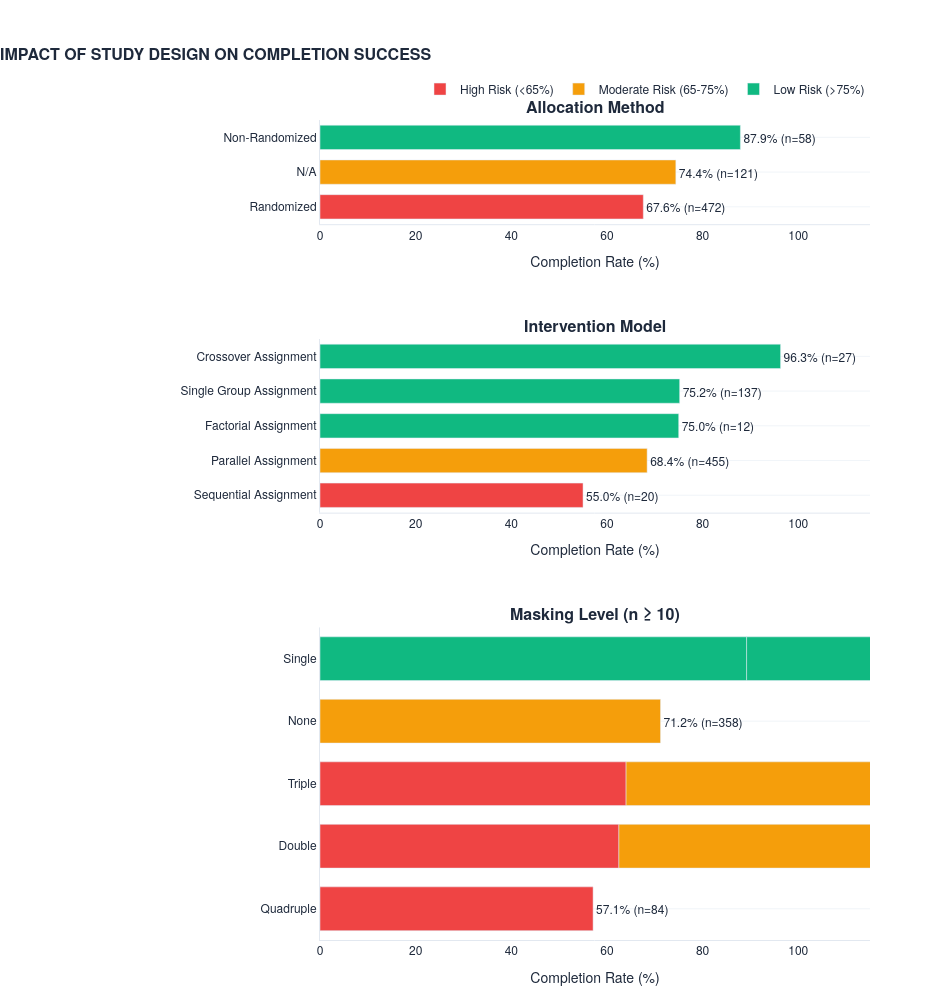

Write notebook code for a chart like this one.
### Code cell
from plotly.subplots import make_subplots
import plotly.graph_objects as go

# 1. Prepare Data
df_alloc = df_2c[df_2c['design_feature'] == 'Allocation'].sort_values('completion_rate_pct', ascending=True)
df_model = df_2c[df_2c['design_feature'] == 'Intervention Model'].sort_values('completion_rate_pct', ascending=True)

# Masking logic: Include all categories with n >= 10 and clean the labels
df_mask = df_2c[(df_2c['design_feature'] == 'Masking') & (df_2c['total_resolved'] >= 10)].copy()
df_mask = df_mask.sort_values('completion_rate_pct', ascending=True)
df_mask['display_label'] = df_mask['feature_value'].str.replace(r'\(.*?\)', '', regex=True).str.strip()

# Calculate proportions for uniform bar thickness
counts = [len(df_alloc), len(df_model), len(df_mask)]
total_rows = sum(counts)
row_proportions = [c / total_rows for c in counts]

# 2. Initialize Subplots
fig = make_subplots(
    rows=3, cols=1,
    subplot_titles=(
        '<b>Allocation Method</b>', 
        '<b>Intervention Model</b>', 
        '<b>Masking Level (n ≥ 10)</b>'
    ),
    vertical_spacing=0.14, 
    row_heights=row_proportions
)

# ── Subplot 1: Allocation ──
fig.add_trace(go.Bar(
    x=df_alloc['completion_rate_pct'],
    y=df_alloc['feature_value'],
    orientation='h',
    marker_color=[COLORS['success'] if r >= 80 else COLORS['accent'] if r >= 70 else COLORS['danger'] for r in df_alloc['completion_rate_pct']],
    text=[f"{r}% (n={n})" for r, n in zip(df_alloc['completion_rate_pct'], df_alloc['total_resolved'])],
    textposition='outside',
    showlegend=False,
    width=0.7 # Standardized width
), row=1, col=1)

# ── Subplot 2: Intervention Model ──
fig.add_trace(go.Bar(
    x=df_model['completion_rate_pct'],
    y=df_model['feature_value'],
    orientation='h',
    marker_color=[COLORS['success'] if r >= 75 else COLORS['accent'] if r >= 65 else COLORS['danger'] for r in df_model['completion_rate_pct']],
    text=[f"{r}% (n={n})" for r, n in zip(df_model['completion_rate_pct'], df_model['total_resolved'])],
    textposition='outside',
    showlegend=False,
    width=0.7 # Standardized width
), row=2, col=1)

# ── Subplot 3: Masking (Unified with all n>=10 categories) ──
fig.add_trace(go.Bar(
    x=df_mask['completion_rate_pct'],
    y=df_mask['display_label'], # Using the cleaned categorical labels
    orientation='h',
    marker_color=[COLORS['success'] if r >= 75 else COLORS['accent'] if r >= 65 else COLORS['danger'] for r in df_mask['completion_rate_pct']],
    text=[f"{r}% (n={n})" for r, n in zip(df_mask['completion_rate_pct'], df_mask['total_resolved'])],
    textposition='outside',
    showlegend=False,
    width=0.7 # Standardized width to match plots above
), row=3, col=1)

# ── Add Legend for Risk Levels (Invisible traces for legend entries) ──
for label, color in [('High Risk (<65%)', COLORS['danger']), 
                     ('Moderate Risk (65-75%)', COLORS['accent']), 
                     ('Low Risk (>75%)', COLORS['success'])]:
    fig.add_trace(go.Bar(x=[None], y=[None], name=label, marker_color=color, showlegend=True))

# 3. Final Layout Formatting
fig.update_layout(**LAYOUT_DEFAULTS)

fig.update_layout(
    title_text='<b>IMPACT OF STUDY DESIGN ON COMPLETION SUCCESS</b>',
    height=1000, 
    width=950,
    bargap=0.15,      
    bargroupgap=0.1,
    # Increased left margin to 320 to accommodate "Quadruple" masking label
    margin=dict(l=320, r=80, t=120, b=60),
    legend=dict(orientation='h', yanchor='bottom', y=1.02, xanchor='right', x=1)
)

# Apply common axis styling
fig.update_xaxes(title_text="Completion Rate (%)", range=[0, 115])
fig.update_yaxes(automargin=True)

clean_axes(fig)
fig.show()

### Figure 1 — Plotly figure (JSON) as saved in the notebook; plotly's stock layout.template omitted (floating-point values rounded to 4 significant figures)
{"data": [{"marker": {"color": ["#EF4444", "#F59E0B", "#10B981"]}, "orientation": "h", "showlegend": false, "text": ["67.6% (n=472)", "74.4% (n=121)", "87.9% (n=58)"], "textposition": "outside", "type": "bar", "width": 0.7, "x": [67.6, 74.4, 87.9], "xaxis": "x", "y": ["Randomized", "N/A", "Non-Randomized"], "yaxis": "y"}, {"marker": {"color": ["#EF4444", "#F59E0B", "#10B981", "#10B981", "#10B981"]}, "orientation": "h", "showlegend": false, "text": ["55.0% (n=20)", "68.4% (n=455)", "75.0% (n=12)", "75.2% (n=137)", "96.3% (n=27)"], "textposition": "outside", "type": "bar", "width": 0.7, "x": [55, 68.4, 75, 75.2, 96.3], "xaxis": "x2", "y": ["Sequential Assignment", "Parallel Assignment", "Factorial Assignment", "Single Group Assignment", "Crossover Assignment"], "yaxis": "y2"}, {"marker": {"color": ["#EF4444", "#EF4444", "#EF4444", "#F59E0B", "#F59E0B", "#F59E0B", "#F59E0B", "#10B981", "#10B981"]}, "orientation": "h", "showlegend": false, "text": ["57.1% (n=84)", "62.5% (n=16)", "64.0% (n=25)", "66.7% (n=12)", "71.2% (n=358)", "72.7% (n=11)", "73.1% (n=52)", "89.2% (n=37)", "89.7% (n=29)"], "textposition": "outside", "type": "bar", "width": 0.7, "x": [57.1, 62.5, 64, 66.7, 71.2, 72.7, 73.1, 89.2, 89.7], "xaxis": "x3", "y": ["Quadruple", "Double", "Triple", "Double", "None", "Triple", "Double", "Single", "Single"], "yaxis": "y3"}, {"marker": {"color": "#EF4444"}, "name": "High Risk (<65%)", "showlegend": true, "type": "bar", "x": [null], "y": [null]}, {"marker": {"color": "#F59E0B"}, "name": "Moderate Risk (65-75%)", "showlegend": true, "type": "bar", "x": [null], "y": [null]}, {"marker": {"color": "#10B981"}, "name": "Low Risk (>75%)", "showlegend": true, "type": "bar", "x": [null], "y": [null]}], "layout": {"annotations": [{"font": {"size": 16}, "showarrow": false, "text": "<b>Allocation Method</b>", "x": 0.5, "xanchor": "center", "xref": "paper", "y": 1, "yanchor": "bottom", "yref": "paper"}, {"font": {"size": 16}, "showarrow": false, "text": "<b>Intervention Model</b>", "x": 0.5, "xanchor": "center", "xref": "paper", "y": 0.7329, "yanchor": "bottom", "yref": "paper"}, {"font": {"size": 16}, "showarrow": false, "text": "<b>Masking Level (n ≥ 10)</b>", "x": 0.5, "xanchor": "center", "xref": "paper", "y": 0.3812, "yanchor": "bottom", "yref": "paper"}], "bargap": 0.15, "bargroupgap": 0.1, "font": {"color": "#1E293B", "family": "Helvetica Neue, Arial, sans-serif"}, "height": 1000, "hoverlabel": {"bgcolor": "white", "font": {"size": 12}}, "legend": {"orientation": "h", "x": 1, "xanchor": "right", "y": 1.02, "yanchor": "bottom"}, "margin": {"b": 60, "l": 320, "r": 80, "t": 120}, "paper_bgcolor": "white", "plot_bgcolor": "white", "title": {"font": {"size": 16}, "text": "<b>IMPACT OF STUDY DESIGN ON COMPLETION SUCCESS</b>", "x": 0}, "width": 950, "xaxis": {"anchor": "y", "domain": [0, 1], "linecolor": "#E2E8F0", "linewidth": 1, "range": [0, 115], "showgrid": false, "title": {"text": "Completion Rate (%)"}}, "xaxis2": {"anchor": "y2", "domain": [0, 1], "linecolor": "#E2E8F0", "linewidth": 1, "range": [0, 115], "showgrid": false, "title": {"text": "Completion Rate (%)"}}, "xaxis3": {"anchor": "y3", "domain": [0, 1], "linecolor": "#E2E8F0", "linewidth": 1, "range": [0, 115], "showgrid": false, "title": {"text": "Completion Rate (%)"}}, "yaxis": {"anchor": "x", "automargin": true, "domain": [0.8729, 1], "gridcolor": "#F1F5F9", "gridwidth": 1, "linecolor": "#E2E8F0", "linewidth": 1, "showgrid": true}, "yaxis2": {"anchor": "x2", "automargin": true, "domain": [0.5212, 0.7329], "gridcolor": "#F1F5F9", "gridwidth": 1, "linecolor": "#E2E8F0", "linewidth": 1, "showgrid": true}, "yaxis3": {"anchor": "x3", "automargin": true, "domain": [0, 0.3812], "gridcolor": "#F1F5F9", "gridwidth": 1, "linecolor": "#E2E8F0", "linewidth": 1, "showgrid": true}}}
